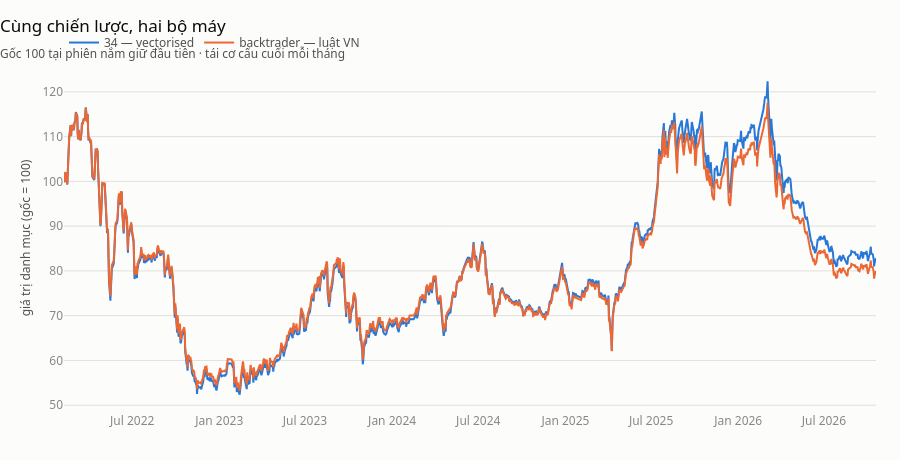

Notebook source saved alongside this figure:
### Code cell
def duong_von(ls: pd.Series, ten: str) -> pd.DataFrame:
    von = (1 + ls).cumprod() * 100
    return pd.DataFrame({"date": von.index, "von": von.to_numpy(), "duong": ten})


duong(
    pd.concat([duong_von(LS_34, "34 — vectorised"), duong_von(VN["ls"], "backtrader — luật VN")]),
    x="date",
    y="von",
    theo="duong",
    tieu_de="Cùng chiến lược, hai bộ máy",
    phu_de="Gốc 100 tại phiên nắm giữ đầu tiên · tái cơ cấu cuối mỗi tháng",
    nhan_y="giá trị danh mục (gốc = 100)",
)

### Figure 1 — Plotly figure (JSON) as saved in the notebook; plotly's stock layout.template omitted (floating-point values rounded to 4 significant figures; data arrays with more than 128 entries replaced by an {"elided": "..."} marker saying what was removed)
{"data": [{"hovertemplate": "%{y:,.2f}<extra>%{fullData.name}</extra>", "line": {"color": "#2a78d6", "width": 2}, "mode": "lines", "name": "34 — vectorised", "type": "scatter", "x": {"elided": "1173 str values"}, "y": {"elided": "1173 float values"}}, {"hovertemplate": "%{y:,.2f}<extra>%{fullData.name}</extra>", "line": {"color": "#eb6834", "width": 2}, "mode": "lines", "name": "backtrader — luật VN", "type": "scatter", "x": {"elided": "1173 str values"}, "y": {"elided": "1173 float values"}}], "layout": {"height": 460, "hovermode": "x unified", "showlegend": true, "title": {"text": "Cùng chiến lược, hai bộ máy<br><sub style='color:#52514e'>Gốc 100 tại phiên nắm giữ đầu tiên · tái cơ cấu cuối mỗi tháng</sub>"}, "yaxis": {"title": {"text": "giá trị danh mục (gốc = 100)"}}}}
